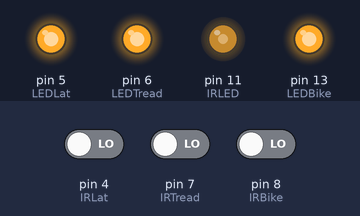
The sketch below on a simulated Arduino Uno, built with avr-gcc and run on an emulated ATmega328P. Parts: output pins drawn as LEDs (lit = HIGH). The inputs (shaded band) are chosen by the test bench; at power-on: pin 4 (IRLat) LOW, pin 7 (IRTread) LOW, pin 8 (IRBike) LOW.

Above: at 1.2 s.
1.3 s: pin 4 (IRLat) driven HIGH
At 2.5 s:
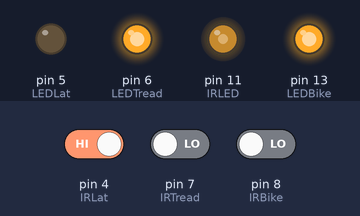
2.8 s: pin 7 (IRTread) driven HIGH
At 4.0 s:
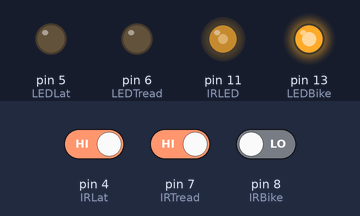
4.8 s: pin 8 (IRBike) driven HIGH
At 6.5 s:
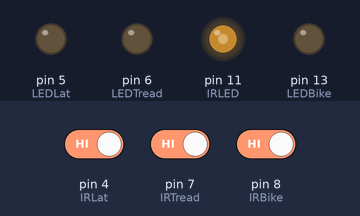
6.8 s: pin 4 (IRLat) driven LOW
At 8.2 s:
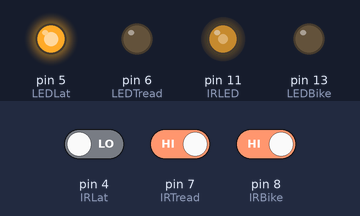
8.8 s: pin 7 (IRTread) driven LOW
At 11.5 s:
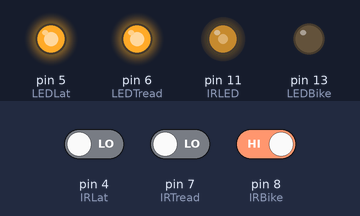
11.8 s: pin 4 (IRLat) driven HIGH
At 13.2 s:
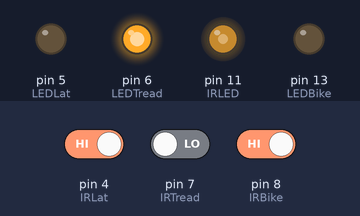
Timing chart, 0 to 14.8 s (numbered marks = the images above; inputs shaded):
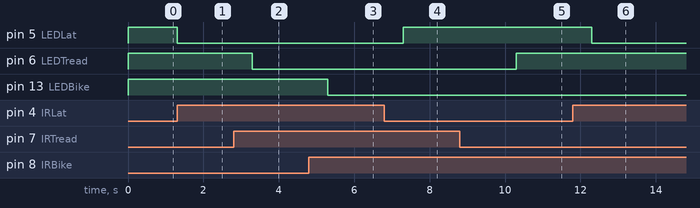

Measured:
- after the input at 1.3 s, pin 5 (LEDLat): HIGH → LOW at once
- after the input at 2.8 s, pin 6 (LEDTread): HIGH → LOW after 0.50 s
- after the input at 4.8 s, pin 13 (LEDBike): HIGH → LOW after 0.50 s
- after the input at 6.8 s, pin 5 (LEDLat): LOW → HIGH after 0.50 s
- after the input at 8.8 s, pin 6 (LEDTread): LOW → HIGH after 1.5 s
- after the input at 11.8 s, pin 5 (LEDLat): HIGH → LOW after 0.50 s

The sketch:

_3sensor_38kHzLED.ino
```cpp
// IR transmitter and receiver setup
  const byte IRLED = 11;  // Timer 2 "A" output: OC2A
  const byte IRBike = 8; // from receiver output
  const byte IRTread = 7; // from receiver output
  const byte IRLat = 4; // from receiver output
  const byte LEDBike = 13; // red indicator LED
  const byte LEDTread = 6; // green indicator LED
  const byte LEDLat = 5; // yellow indicator LED
  boolean BeamBike;
  boolean BeamTread;
  boolean BeamLat;

void setup() {
  // 38kHz LED setup
    pinMode (LEDBike, OUTPUT);
    pinMode (LEDTread, OUTPUT);
    pinMode (LEDLat, OUTPUT);
    pinMode (IRBike, INPUT);
    pinMode (IRTread, INPUT);
    pinMode (IRLat, INPUT);

    pinMode (IRLED, OUTPUT);
    // set 38kHz square wave on Timer 2, from http://forum.arduino.cc/index.php/topic,102430.0.html
    TCCR2A = _BV (COM2A0) | _BV(WGM21);  // CTC, toggle OC2A on Compare Match
    TCCR2B = _BV (CS20);   // No prescaler
    OCR2A =  209;          // compare A register value (210 * clock speed (1/16MHz))
    //  = 13.125 uS , so frequency is 1 / (2 * 13.125) = 38095
}

void loop() {
  BeamBike = digitalRead (IRBike);
  if (BeamBike == HIGH) { // beam interrupted
    digitalWrite(LEDBike, LOW); // red LED off
    delay(1000);
  }
  else { // beam detected
    digitalWrite(LEDBike, HIGH); // red LED on
  }

  BeamTread = digitalRead (IRTread);
  if (BeamTread == HIGH) { // beam interrupted
    digitalWrite(LEDTread, LOW); // green LED off
    delay(1000);
  }
  else { // beam detected
    digitalWrite(LEDTread, HIGH); // green LED on
  }

  BeamLat = digitalRead (IRLat);
  if (BeamLat == HIGH) { // beam interrupted
    digitalWrite(LEDLat, LOW); // yellow LED off
    delay(1000);
  }
  else { // beam detected
    digitalWrite(LEDLat, HIGH); // yellow LED on
  }
}
```
